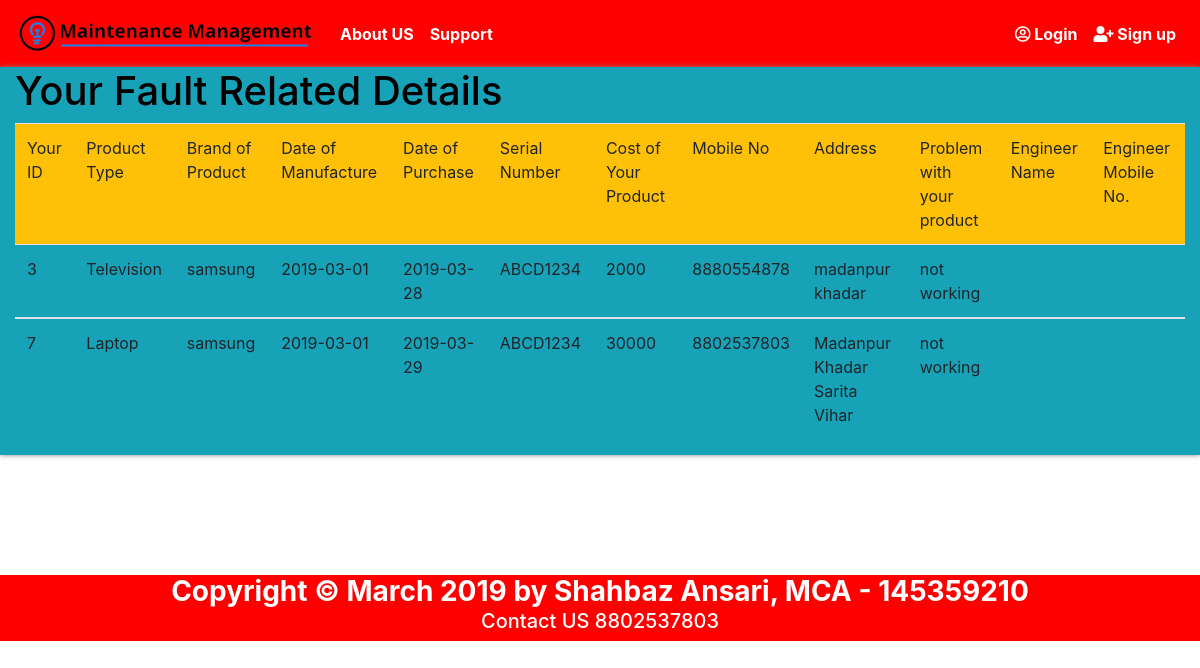
Screenshot of /mm/user_fault_repair.php with the database file from the repository.
### tables this page shows
CREATE TABLE `fault_repair` (
  `fault_repair_id` int(10) NOT NULL,
  `product_type` varchar(50) NOT NULL,
  `brand_name` varchar(50) NOT NULL,
  `dom` varchar(20) NOT NULL,
  `dop` varchar(20) NOT NULL,
  `serial_number` varchar(20) NOT NULL,
  `product_cost` int(10) NOT NULL,
  `mobile_no` bigint(20) NOT NULL,
  `address` varchar(100) NOT NULL,
  `problem` varchar(200) NOT NULL,
  `email` varchar(20) NOT NULL,
  `eng_name` varchar(100) NOT NULL,
  `eng_phone` varchar(20) NOT NULL
);

### mm/user_fault_repair.php (the view, shortened to what this page needs)
<!DOCTYPE html>
<html>
<head>
</head>
<body>
	<?php include 'header.php'; ?>
<div class="container-fluid">
<div class="row">
<div class="col-md-12 bg-info" style="box-shadow:0 0 5px grey; color:black; float: inherit; margin-bottom: 10%;">
<h1> Your Fault Related Details </h1>
<table class="table table-stripped">
<thead class="bg-warning">
<tr>
<td> Your ID </td>
<td> Product Type </td>
<td> Brand of Product </td>
<td> Date of Manufacture </td>
<td> Date of Purchase </td>
<td> Serial Number </td>
<td> Cost of Your Product </td>
<td> Mobile No </td>
<td> Address </td>
<td> Problem with your product </td>
<td> Engineer Name </td>
<td> Engineer Mobile No. </td>
</tr>
<?php
require 'connection.php';
$email = $_SESSION['email'];
$view_users_query="select * from fault_repair where email='$email'";
$run=mysqli_query($conn,$view_users_query);
while($row=mysqli_fetch_assoc($run))
{
		$fault_repair_id = $row['fault_repair_id'];
		$product_type = $row['product_type'];
		$brand_name = $row['brand_name'];
		$dom = $row['dom'];
		$dop = $row['dop'];
		$serial_number = $row['serial_number'];
		$product_cost = $row['product_cost'];
		$mobile_no = $row['mobile_no'];
		$address = $row['address'];
		$problem = $row['problem'];
		$eng_name = $row['eng_name'];
		$eng_phone = $row['eng_phone'];
 ?>
</thead>
<tbody>
<tr>
<td> <?php echo $fault_repair_id; ?> </td>
<td> <?php echo $product_type; ?> </td>
<td> <?php echo $brand_name; ?> </td>
<td> <?php echo $dom; ?> </td>
<td> <?php echo $dop; ?> </td>
<td> <?php echo $serial_number; ?> </td>
<td> <?php echo $product_cost; ?> </td>
<td> <?php echo $mobile_no; ?> </td>
<td> <?php echo $address; ?> </td>
<td> <?php echo $problem; ?> </td>
<td> <?php echo $eng_name; ?> </td>
<td> <?php echo $eng_phone; ?> </td>
</tr>
</tbody>
<?php
} ?>
</table>
</div>
</div>
</div>
<?php include 'footer.php'; ?>
</body>
</html>

### mm/header.php (shortened to what this page needs)
<!DOCTYPE html>
<html>
<head>
  <link rel="stylesheet" type="text/css" href="bootstrap/bootstrap.css">
  <link rel="stylesheet" href="https://use.fontawesome.com/releases/v5.7.2/css/all.css">
</head>
<body>
  <nav class="navbar navbar-expand-lg navbar-dark" style="background-color: red;">
    <a class="navbar-brand" href="homepage.php"> <img src="images/header logo.png" style="width: 300px;"></a>
    <div class="collapse navbar-collapse" id="navbarSupportedContent">
      <ul class="navbar-nav mr-auto">
        <li class="nav-item">
          <a class="nav-link" href="about_us.php" style="font-weight: bold;">About US</a>
        </li>
        <li class="nav-item">
          <a class="nav-link" href="support.php" style="font-weight: bold;">Support</a>
        </li>
      </ul>
      <ul class="nav navbar-nav navbar-right">
        <?php
        if (!empty($_SESSION['name'])) {
          ?>
          <li class="nav-item">
            <a class="nav-link" href="login.php"> <i class="far fa-user-circle" style="color: white; font-weight: bold;"></i>
              Hello <?php echo $_SESSION['name'];  ?>   </a>
            </li>
            <div class="dropdown show" style="background-color: red">
          <a class="btn btn-secondary dropdown-toggle" href="#" role="button" id="dropdownMenuLink" data-toggle="dropdown" aria-haspopup="true" aria-expanded="false" style="font-weight: bold;">
            Profile
          </a>
            <div class="dropdown-menu" aria-labelledby="dropdownMenuLink">
            <a class="dropdown-item" href="user_preventive_record.php">View Your Preventive Service </a>
            <a class="dropdown-item" href="user_fault_repair.php"> View Your Fault Repair </a>
            <a class="dropdown-item" href="view_replaced_part.php"> View Replaced Part </a>
            <a class="dropdown-item" href="user_support_request.php"> View Your Support Request </a>
          </div>
        </div>
            <li class="nav-item">
              <a class="nav-link" href="logout.php" style="color: white; font-weight: bold;"> <i class="fas fa-sign-out-alt"></i>
              Logout </a>
            </li>
            <?php
          }else{
            ?>
            <li class="nav-item">
              <a class="nav-link" href="login.php" style="color: white; font-weight: bold;"> <i class="far fa-user-circle"></i>
              Login </a>
            </li>
            <li class="nav-item">
              <a class="nav-link" href="register.php" style="color: white; font-weight: bold;"> <i class="fas fa-user-plus"></i>
              Sign up </a>
            </li>
            <?php
          }
          ?>
        </div>
      </nav>
    </body>
    </html>

### mm/footer.php (shortened to what this page needs)
<!DOCTYPE html>
<html>
<head>
	<link rel="stylesheet" type="text/css" href="bootstrap/bootstrap.css">
</head>
<body>
	<div class="container-fluid navbar-dark" style="background-color: red">
		<div class="row">
			<div class="col-md-12"> <h3 style="font-size: 1.75rem; color: white; font-weight: bold; text-align: center; margin: auto;" > Copyright © March 2019 by Shahbaz Ansari, MCA - 145359210 </h3> </div>
			<div class="col-md-12" style="text-align: center; color: white; font-weight: bold;"> <h5>  Contact US 8802537803 </h5> </div>
		</div>
	</div>
</body>
</html>

### rows the page displays
fault_repair: fault_repair_id "3", product_type "Television", brand_name "samsung", dom "2019-03-01", dop "2019-03-28", serial_number "ABCD1234", product_cost "2000", mobile_no "8880554878", address "madanpur khadar", problem "not working"
fault_repair: fault_repair_id "7", product_type "Laptop", brand_name "samsung", dom "2019-03-01", dop "2019-03-29", serial_number "ABCD1234", product_cost "30000", mobile_no "8802537803", address "Madanpur Khadar Sarita Vihar", problem "not working"
